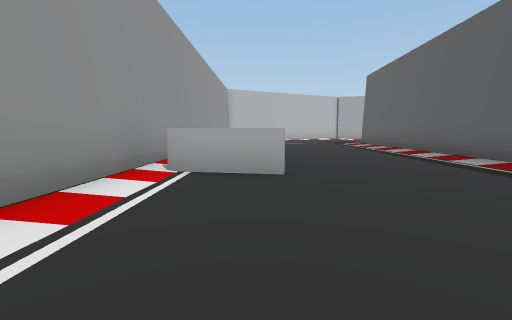
View 1 (above)

17 first-person views from a walk through a Unity game level. The camera is 1.2 m above the floor, tilts 6° down and sees 85° across. The floor is counted in squares, 2 m on a side. Each view is taken from the middle of a square. On the plan, view 1 faces up. The plan holds only what a view shows up to about 9 squares ahead; the rest is blank. The place goes on beyond the plan.

View 2
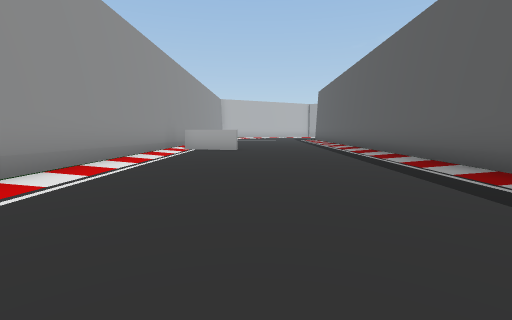

View 3
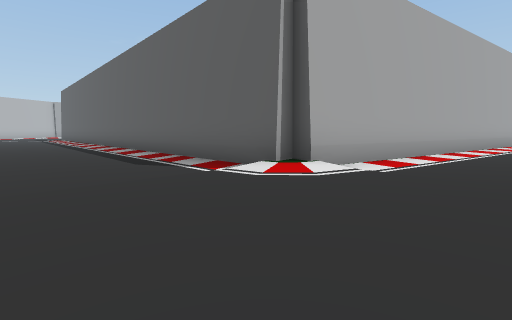

View 4
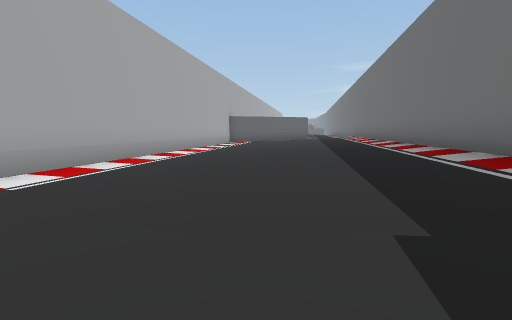

View 5
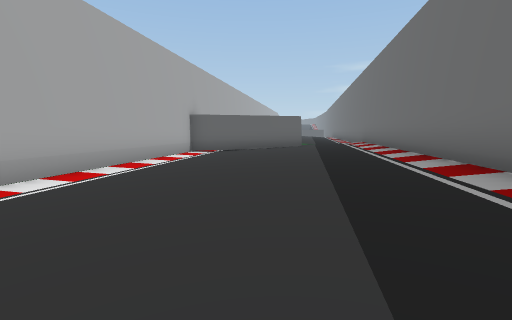

View 6
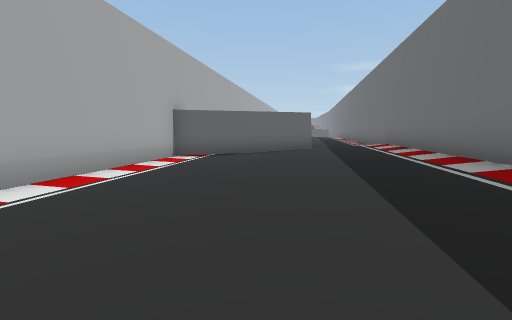

View 7
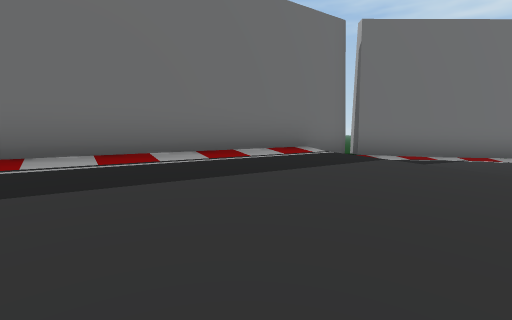

View 8
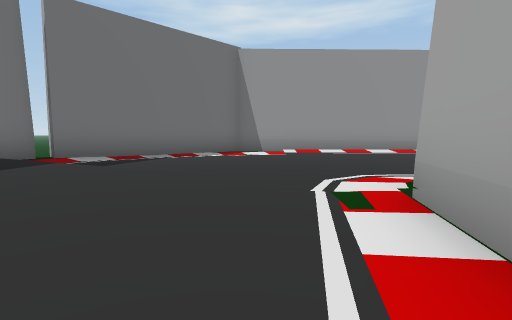

View 9
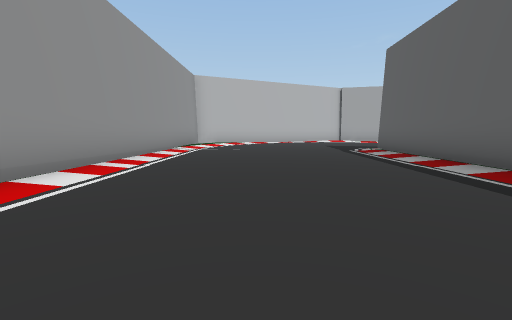

View 10
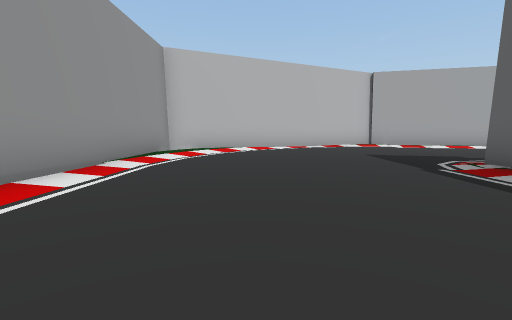

View 11
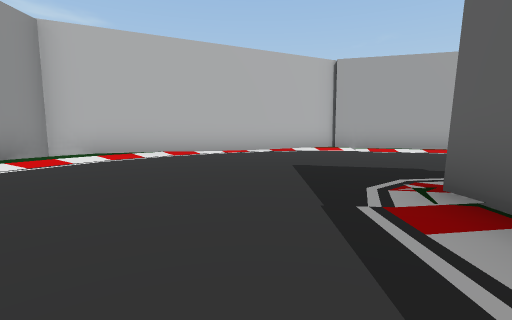

View 12
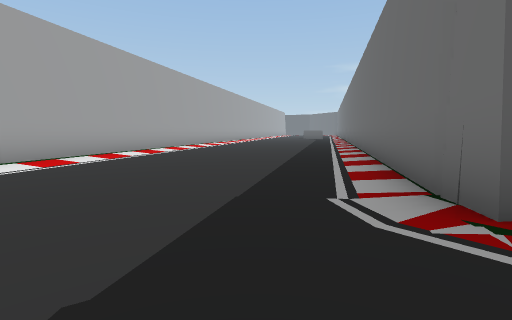

View 13
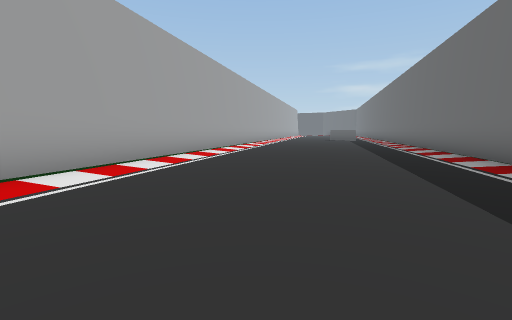

View 14
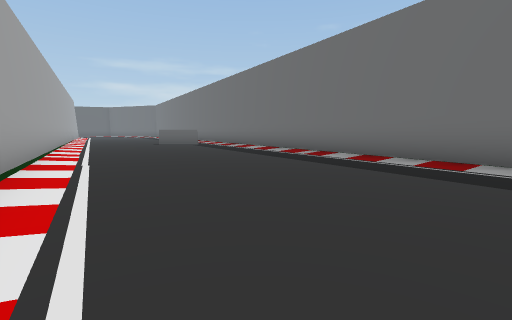

View 15
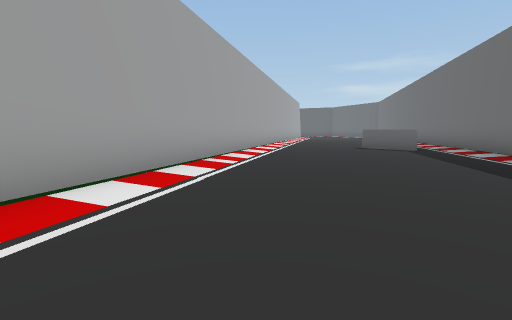

View 16
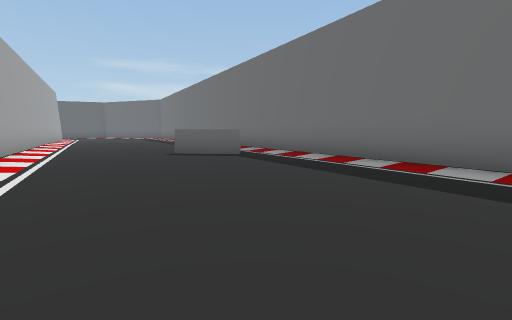

View 17
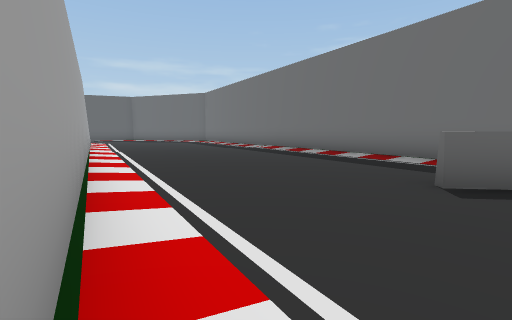

### Floor plan
Key: @ floor where view 1 was taken; # wall or solid block; . main floor; : floor 0.25 m higher than the main floor; + floor 0.5 m higher than the main floor; * floor 0.75 m higher than the main floor; / step, stairs or slope; O other object.
Columns run from 2 left of view 1 to 33 right of it. Each row starts with its distance up from view 1.
 19      ########
 18    ###......####
 17  ###...........#####
 16 ##.................#####
 15 #:.....................#####
 14 #..........................####
 13 #.............................#####
 12 #......###........................##
 11 #......#  ####......................
 10 #......#      ####........O.........
  9 #......#          ####.............
  8 #......#              ###.........
  7 #......#                #####....
  6 #......#                     ###
  5 #......#
  4 #OO....#
  3 #......#
  2 #......#
  1 #......#
  0 #.@....#
 -1 #......#
 -2 #......#
 -3 #......#
 -4 #......#
 -5 #....//##
 -6 #....::.#######
 -7 #....:::......#####
 -8 #....:::::::::....#
 -9 ##...:::::::::::::##
-10  ##../++++:::::::::#
-11   ##:/+++++++++::::#
-12    #####*/+++++++++/
-13        #######/++++/
-14              ######/

Positions as (right, up) in squares from view 1, and headings:
1: (0, 0), facing up
2: (1, -5), facing up
3: (1, -8), facing up-right
4: (2, -9), facing right
5: (6, -10), facing right
6: (8, -10), facing right
7: (8, -8), facing down-left
8: (7, -7), facing left
9: (1, 4), facing up
10: (1, 8), facing up
11: (3, 10), facing up
12: (3, 14), facing right
13: (7, 15), facing right
14: (13, 16), facing down-right
15: (15, 14), facing right
16: (18, 14), facing down-right
17: (24, 14), facing down-right
